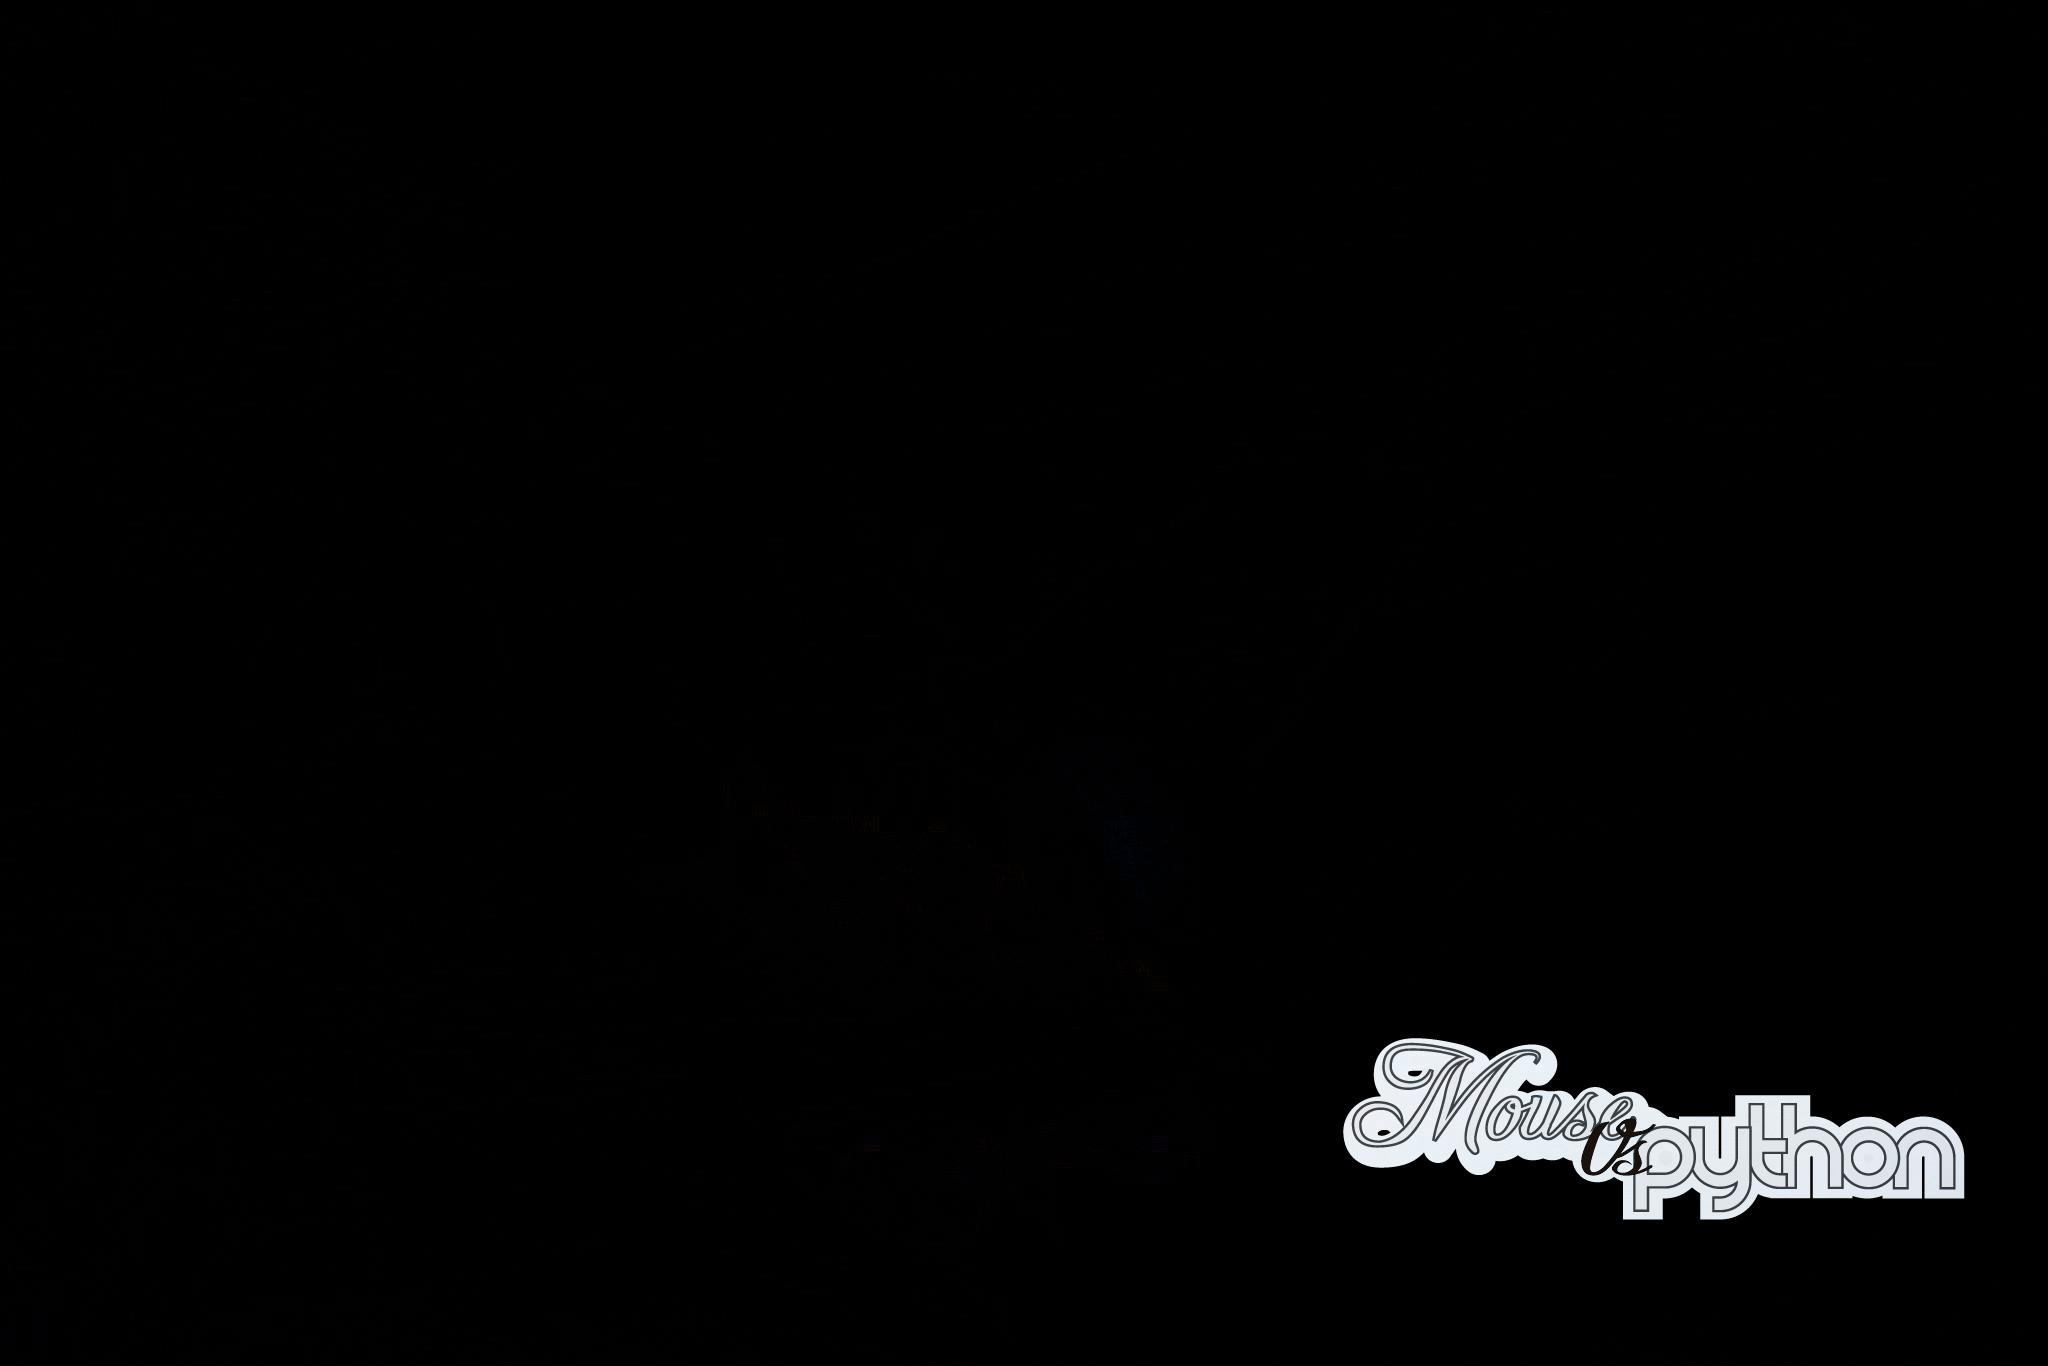

Write Python code to recreate this figure.
# diff_image.py

from PIL import Image, ImageChops

def diff(image_path_one, image_path_two, output_path):
    image_one = Image.open(image_path_one)
    image_two = Image.open(image_path_two)
    image_three = ImageChops.difference(image_one, image_two)
    image_three.save(output_path)


if __name__ == "__main__":
    diff("yellow_butterfly.jpg", "watermarked_butterfly.jpg",
         "diff_image.jpg")